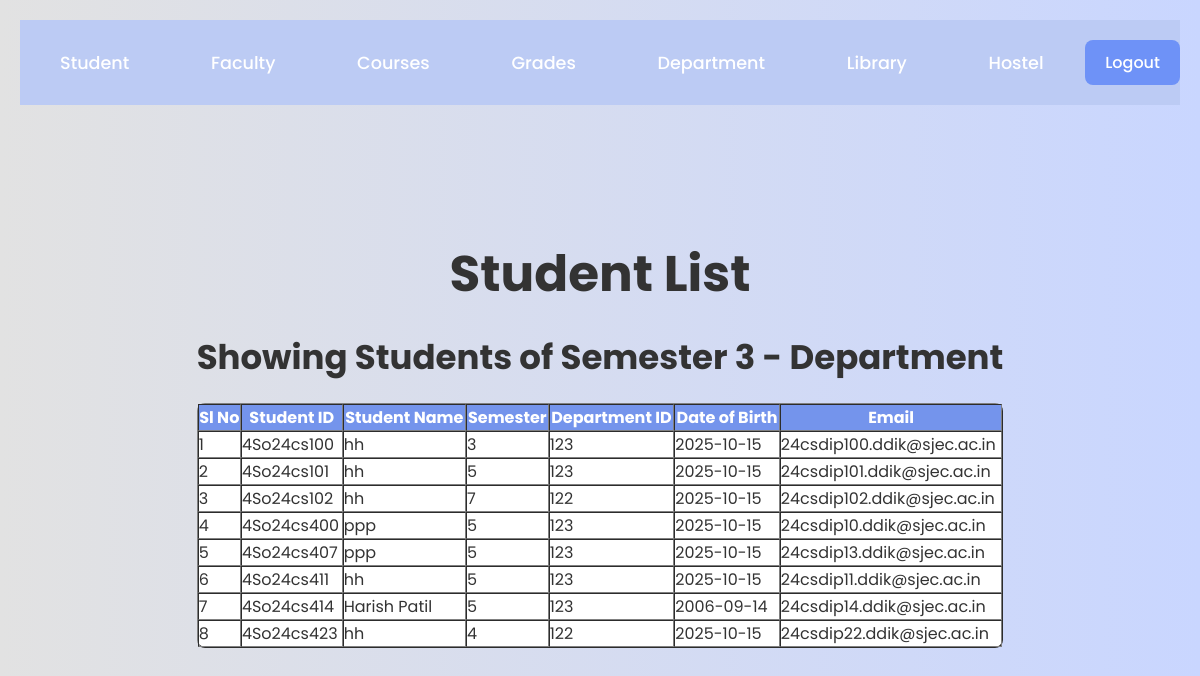
/admin_index.php?sem=3, run on the app's committed database.
### tables this page shows
CREATE TABLE `student` (
  `st_id` varchar(20) NOT NULL,
  `st_name` varchar(100) NOT NULL,
  `semester` int(11) NOT NULL,
  `dept_id` int(11) NOT NULL,
  `dob` date NOT NULL,
  `email` varchar(100) DEFAULT NULL
);

### admin_index.php (the view, shortened to what this page needs)
<?php
require_once 'config.php';
$sem = isset($_GET['sem']) ? $_GET['sem'] : '';
$dept_id = isset($_GET['department_id']) ? $_GET['department_id'] : '';
if (!empty($sem) && !empty($dept_id)) {
    $stmt = $conn->prepare("SELECT * FROM student WHERE semester = ? AND dept_id = ?");
    $stmt->bind_param("ss", $sem, $dept_id);
    $stmt->execute();
    $result = $stmt->get_result();
} else {
    $result = $conn->query("SELECT * FROM student");
}
?>
<!DOCTYPE html>
<html>
<head>
    <link rel="stylesheet" href="style.css">
</head>
<body>
<header>
    <nav class="navigation">
        <ul>
            <li><a href="student.php">Student</a></li>
            <li><a href="faculty.php">Faculty</a></li>
            <li><a href="courses.php">Courses</a></li>
            <li><a href="grade.php">Grades</a></li>
            <li><a href="department.php">Department</a></li>
            <li><a href="library.php">Library</a></li>
            <li><a href="hostel.php">Hostel</a></li>
            <li><button onclick="window.location.href='logout.php'" class="logout-btn">Logout</button></li>
        </ul>
    </nav>
</header>
<div class="container">
    <h1>Student List</h1>
    <h2>Showing Students of Semester <?php echo $sem; ?> - Department <?php echo $dept_id; ?></h2>
    <table border="1" cellpadding="10" cellspacing="0" style="width:100%; background: #fff; border-radius: 8px;">
        <thead style="background-color: #7494ec; color: white;">
            <tr>
                <th>Sl No</th>
                <th>Student ID</th>
                <th>Student Name</th>
                <th>Semester</th>
                <th>Department ID</th>
                <th>Date of Birth</th>
                <th>Email</th>
            </tr>
        </thead>
        <tbody>
            <?php
            if (mysqli_num_rows($result) > 0):
                $serial = 1;
                while($row = mysqli_fetch_assoc($result)):
            ?>
                    <tr>
                        <td><?php echo $serial++; ?></td>
                        <td><?php echo htmlspecialchars($row['st_id']); ?></td>
                        <td><?php echo htmlspecialchars($row['st_name']); ?></td>
                        <td><?php echo htmlspecialchars($row['semester']); ?></td>
                        <td><?php echo htmlspecialchars($row['dept_id']); ?></td>
                        <td><?php echo htmlspecialchars($row['dob']); ?></td>
                        <td><?php echo htmlspecialchars($row['email']); ?></td>
                    </tr>
                <?php endwhile; ?>
            <?php else: ?>
                <tr>
                    <td colspan="7" style="text-align:center;">No students found.</td>
                </tr>
            <?php endif; ?>
        </tbody>
    </table>
</div>
</body>
</html>

### style.css (style rules this page uses)
* { margin: 0; padding: 0; box-sizing: border-box; font-family: "Poppins", sans-serif; }
body { display: flex; justify-content: center; align-items: center; min-height: 100vh; background: linear-gradient(to right, #e2e2e2, #c9d6ff); background-size: cover; background-position: center; color: #333; }
header { position: fixed; top: 0; left: 0; width: 100%; padding: 20px; margin-bottom: 30px; z-index: 99; }
header ul { list-style: none; display: flex; justify-content: space-between; align-items: center; gap: 20px; background: #bccbf4; }
header li { font-weight: bold; cursor: pointer; }
.navigation a { position: relative; font-size: 1.1em; color: #fff; text-decoration: none; font-weight: 500; margin-left: 40px; }
.navigation a::after { content: ''; position: absolute; left: 0; bottom: -6px; width: 100%; height: 3px; background: #061001; border-radius: 5px; transform: scale(0); }
.container { margin: 5px; margin-top: 90px; }
h1, h2 { font-size: 34px; text-align: center; margin-bottom: 20px; }
h1 { font-size: 50px; }
button { width: 100%; padding: 12px; background: #7494ec; border-radius: 6px; border: none; cursor: pointer; font-size: 16px; color: #fff; font-weight: 500; margin-bottom: 20px; transition: 0.5s; }
button.logout-btn { background-color: #6e92f7; padding: 10px 20px; font-size: 16px; border: none; border-radius: 8px; cursor: pointer; color: white; width: auto; margin-top: 20px; transition: 0.3s; }

### data on the page
student: st_id "4So24cs100", st_name "hh", semester "3", dept "123", dob "2025-10-15", email "24csdip100.ddik@sjec.ac.in"
student: st_id "4So24cs101", st_name "hh", semester "5", dept "123", dob "2025-10-15", email "24csdip101.ddik@sjec.ac.in"
student: st_id "4So24cs102", st_name "hh", semester "7", dept "122", dob "2025-10-15", email "24csdip102.ddik@sjec.ac.in"
student: st_id "4So24cs400", st_name "ppp", semester "5", dept "123", dob "2025-10-15", email "24csdip10.ddik@sjec.ac.in"
student: st_id "4So24cs407", st_name "ppp", semester "5", dept "123", dob "2025-10-15", email "24csdip13.ddik@sjec.ac.in"
student: st_id "4So24cs411", st_name "hh", semester "5", dept "123", dob "2025-10-15", email "24csdip11.ddik@sjec.ac.in"
student: st_id "4So24cs414", st_name "Harish Patil", semester "5", dept "123", dob "2006-09-14", email "24csdip14.ddik@sjec.ac.in"
student: st_id "4So24cs423", st_name "hh", semester "4", dept "122", dob "2025-10-15", email "24csdip22.ddik@sjec.ac.in"

### other printed values
$sem "3"
